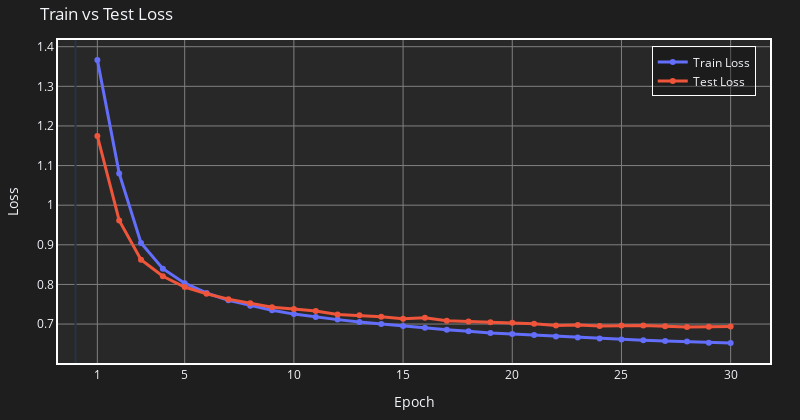
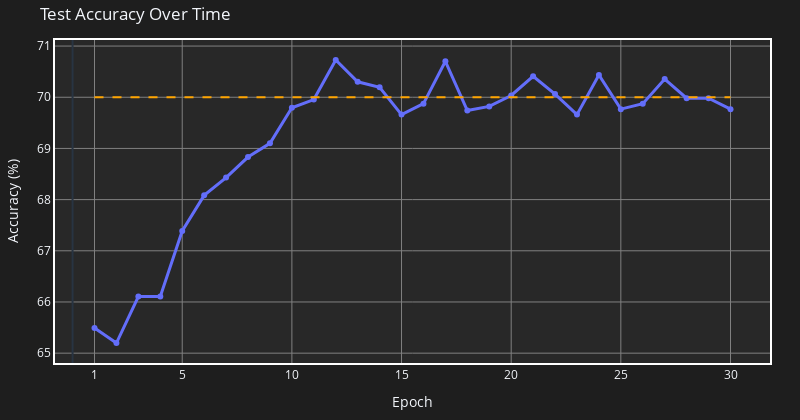

The notebook cell saved with these charts, in order:
### Markdown cell above
####  Plot Train/Test Loss

### Code cell
import plotly.graph_objects as go
import plotly.offline as pyo
pyo.init_notebook_mode(connected=True)


# Create an x-axis based on epoch numbers
epochs = list(range(1, EPOCHS + 1))
x_ticks = [1] + list(range(5, EPOCHS + 1, 5))

# Axis and layout styles
axis_style = dict(
    showgrid=True,
    gridcolor='gray',
    gridwidth=1,
    zeroline=True,
    zerolinewidth=2,
    linecolor='white',
    linewidth=2,
    mirror=True
)

layout_style = dict(
    template="plotly_dark",
    plot_bgcolor='rgba(40, 40, 40, 1)',  
    paper_bgcolor='rgba(30, 30, 30, 1)', 
    width=800,
    height=420,
    margin=dict(l=40, r=30, t=40, b=40),
    legend=dict(
        x=0.98,
        y=0.98,
        xanchor='right',
        yanchor='top',
        bgcolor='rgba(0,0,0,0.3)',
        bordercolor='white',
        borderwidth=1
    )
)

# Loss Plot
fig_loss = go.Figure()
fig_loss.add_trace(go.Scatter(
    x=epochs,
    y=train_losses,
    mode='lines+markers',
    name='Train Loss',
    line=dict(width=3),
    hovertext=[f"Epoch {e}: {v:.4f}" for e, v in zip(epochs, train_losses)],
    hoverinfo="text"
))
fig_loss.add_trace(go.Scatter(
    x=epochs,
    y=test_losses,
    mode='lines+markers',
    name='Test Loss',
    line=dict(width=3),
    hovertext=[f"Epoch {e}: {v:.4f}" for e, v in zip(epochs, test_losses)],
    hoverinfo="text"
))
fig_loss.update_layout(
    title="Train vs Test Loss",
    xaxis=dict(title="Epoch", tickmode='array', tickvals=x_ticks, **axis_style),
    yaxis=dict(title="Loss", **axis_style),
    **layout_style
)
pyo.iplot(fig_loss)

# Accuracy Plot
fig_acc = go.Figure()
fig_acc.add_trace(go.Scatter(
    x=epochs,
    y=accuracies,
    mode='lines+markers',
    name='Test Accuracy',
    line=dict(width=3),
    hovertext=[f"Epoch {e}: {v:.2f}%" for e, v in zip(epochs, accuracies)],
    hoverinfo="text"
))
fig_acc.add_shape(type='line', x0=1, x1=EPOCHS, y0=70, y1=70,
                  line=dict(color='orange', width=2, dash='dash'))

fig_acc.update_layout(
    title="Test Accuracy Over Time",
    xaxis=dict(title="Epoch", tickmode='array', tickvals=x_ticks, **axis_style),
    yaxis=dict(title="Accuracy (%)", **axis_style),
    **layout_style
)
pyo.iplot(fig_acc)

### Figure 1 — Plotly figure (JSON) as saved in the notebook; plotly's stock layout.template omitted (floating-point values rounded to 4 significant figures)
{"data": [{"hoverinfo": "text", "hovertext": ["Epoch 1: 1.3667", "Epoch 2: 1.0803", "Epoch 3: 0.9044", "Epoch 4: 0.8396", "Epoch 5: 0.8030", "Epoch 6: 0.7784", "Epoch 7: 0.7598", "Epoch 8: 0.7463", "Epoch 9: 0.7348", "Epoch 10: 0.7251", "Epoch 11: 0.7175", "Epoch 12: 0.7112", "Epoch 13: 0.7052", "Epoch 14: 0.7001", "Epoch 15: 0.6949", "Epoch 16: 0.6906", "Epoch 17: 0.6854", "Epoch 18: 0.6819", "Epoch 19: 0.6774", "Epoch 20: 0.6748", "Epoch 21: 0.6721", "Epoch 22: 0.6685", "Epoch 23: 0.6660", "Epoch 24: 0.6636", "Epoch 25: 0.6610", "Epoch 26: 0.6589", "Epoch 27: 0.6574", "Epoch 28: 0.6562", "Epoch 29: 0.6531", "Epoch 30: 0.6519"], "line": {"width": 3}, "mode": "lines+markers", "name": "Train Loss", "type": "scatter", "x": [1, 2, 3, 4, 5, 6, 7, 8, 9, 10, 11, 12, 13, 14, 15, 16, 17, 18, 19, 20, 21, 22, 23, 24, 25, 26, 27, 28, 29, 30], "y": [1.367, 1.08, 0.9044, 0.8396, 0.803, 0.7784, 0.7598, 0.7463, 0.7348, 0.7251, 0.7175, 0.7112, 0.7052, 0.7001, 0.6949, 0.6906, 0.6854, 0.6819, 0.6774, 0.6748, 0.6721, 0.6685, 0.666, 0.6636, 0.661, 0.6589, 0.6574, 0.6562, 0.6531, 0.6519]}, {"hoverinfo": "text", "hovertext": ["Epoch 1: 1.1748", "Epoch 2: 0.9615", "Epoch 3: 0.8625", "Epoch 4: 0.8206", "Epoch 5: 0.7935", "Epoch 6: 0.7763", "Epoch 7: 0.7629", "Epoch 8: 0.7522", "Epoch 9: 0.7424", "Epoch 10: 0.7381", "Epoch 11: 0.7327", "Epoch 12: 0.7238", "Epoch 13: 0.7219", "Epoch 14: 0.7181", "Epoch 15: 0.7135", "Epoch 16: 0.7157", "Epoch 17: 0.7086", "Epoch 18: 0.7062", "Epoch 19: 0.7046", "Epoch 20: 0.7032", "Epoch 21: 0.7009", "Epoch 22: 0.6961", "Epoch 23: 0.6975", "Epoch 24: 0.6949", "Epoch 25: 0.6961", "Epoch 26: 0.6965", "Epoch 27: 0.6946", "Epoch 28: 0.6924", "Epoch 29: 0.6932", "Epoch 30: 0.6936"], "line": {"width": 3}, "mode": "lines+markers", "name": "Test Loss", "type": "scatter", "x": [1, 2, 3, 4, 5, 6, 7, 8, 9, 10, 11, 12, 13, 14, 15, 16, 17, 18, 19, 20, 21, 22, 23, 24, 25, 26, 27, 28, 29, 30], "y": [1.175, 0.9615, 0.8625, 0.8206, 0.7935, 0.7763, 0.7629, 0.7522, 0.7424, 0.7381, 0.7327, 0.7238, 0.7219, 0.7181, 0.7135, 0.7157, 0.7086, 0.7062, 0.7046, 0.7032, 0.7009, 0.6961, 0.6975, 0.6949, 0.6961, 0.6965, 0.6946, 0.6924, 0.6932, 0.6936]}], "layout": {"height": 420, "legend": {"bgcolor": "rgba(0,0,0,0.3)", "bordercolor": "white", "borderwidth": 1, "x": 0.98, "xanchor": "right", "y": 0.98, "yanchor": "top"}, "margin": {"b": 40, "l": 40, "r": 30, "t": 40}, "paper_bgcolor": "rgba(30, 30, 30, 1)", "plot_bgcolor": "rgba(40, 40, 40, 1)", "title": {"text": "Train vs Test Loss"}, "width": 800, "xaxis": {"gridcolor": "gray", "gridwidth": 1, "linecolor": "white", "linewidth": 2, "mirror": true, "showgrid": true, "tickmode": "array", "tickvals": [1, 5, 10, 15, 20, 25, 30], "title": {"text": "Epoch"}, "zeroline": true, "zerolinewidth": 2}, "yaxis": {"gridcolor": "gray", "gridwidth": 1, "linecolor": "white", "linewidth": 2, "mirror": true, "showgrid": true, "title": {"text": "Loss"}, "zeroline": true, "zerolinewidth": 2}}}

### Figure 2 — Plotly figure (JSON) as saved in the notebook; plotly's stock layout.template omitted (floating-point values rounded to 4 significant figures)
{"data": [{"hoverinfo": "text", "hovertext": ["Epoch 1: 65.49%", "Epoch 2: 65.20%", "Epoch 3: 66.11%", "Epoch 4: 66.11%", "Epoch 5: 67.39%", "Epoch 6: 68.08%", "Epoch 7: 68.43%", "Epoch 8: 68.83%", "Epoch 9: 69.10%", "Epoch 10: 69.79%", "Epoch 11: 69.95%", "Epoch 12: 70.73%", "Epoch 13: 70.30%", "Epoch 14: 70.20%", "Epoch 15: 69.66%", "Epoch 16: 69.87%", "Epoch 17: 70.70%", "Epoch 18: 69.74%", "Epoch 19: 69.82%", "Epoch 20: 70.03%", "Epoch 21: 70.41%", "Epoch 22: 70.06%", "Epoch 23: 69.66%", "Epoch 24: 70.44%", "Epoch 25: 69.77%", "Epoch 26: 69.87%", "Epoch 27: 70.36%", "Epoch 28: 69.98%", "Epoch 29: 69.98%", "Epoch 30: 69.77%"], "line": {"width": 3}, "mode": "lines+markers", "name": "Test Accuracy", "type": "scatter", "x": [1, 2, 3, 4, 5, 6, 7, 8, 9, 10, 11, 12, 13, 14, 15, 16, 17, 18, 19, 20, 21, 22, 23, 24, 25, 26, 27, 28, 29, 30], "y": [65.49, 65.2, 66.11, 66.11, 67.39, 68.08, 68.43, 68.83, 69.1, 69.79, 69.95, 70.73, 70.3, 70.2, 69.66, 69.87, 70.7, 69.74, 69.82, 70.03, 70.41, 70.06, 69.66, 70.44, 69.77, 69.87, 70.36, 69.98, 69.98, 69.77]}], "layout": {"height": 420, "legend": {"bgcolor": "rgba(0,0,0,0.3)", "bordercolor": "white", "borderwidth": 1, "x": 0.98, "xanchor": "right", "y": 0.98, "yanchor": "top"}, "margin": {"b": 40, "l": 40, "r": 30, "t": 40}, "paper_bgcolor": "rgba(30, 30, 30, 1)", "plot_bgcolor": "rgba(40, 40, 40, 1)", "shapes": [{"line": {"color": "orange", "dash": "dash", "width": 2}, "type": "line", "x0": 1, "x1": 30, "y0": 70, "y1": 70}], "title": {"text": "Test Accuracy Over Time"}, "width": 800, "xaxis": {"gridcolor": "gray", "gridwidth": 1, "linecolor": "white", "linewidth": 2, "mirror": true, "showgrid": true, "tickmode": "array", "tickvals": [1, 5, 10, 15, 20, 25, 30], "title": {"text": "Epoch"}, "zeroline": true, "zerolinewidth": 2}, "yaxis": {"gridcolor": "gray", "gridwidth": 1, "linecolor": "white", "linewidth": 2, "mirror": true, "showgrid": true, "title": {"text": "Accuracy (%)"}, "zeroline": true, "zerolinewidth": 2}}}
